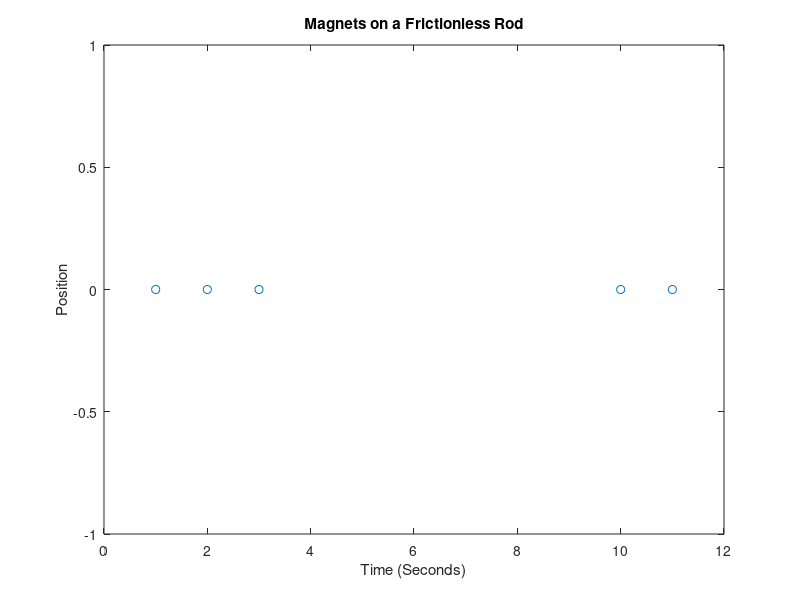

Source code (MATLAB):
% System Simuation Final: Problem 1
% Written by Josh Humphrey

clear
N = 10;
T = 1;
t = linspace(1,N+1,N+1);
x = zeros(1,N+1);
y = zeros(1,N+1);
x(1) = 0;
x(11) = 10;
ffx = zeros(1,N+1);

for m = 3:9
    ffx(m) = -1+(1/(x(m)-x(m-1)).^2)-(1/(x(m+1)-x(m)).^2);
    y(m) = T.^2*(ffx(m-1))-y(m-2)-2*y(m-1);
end

figure(1)
plot(t,y,'o')
title('Magnets on a Frictionless Rod')
xlabel('Time (Seconds)')
ylabel('Position')